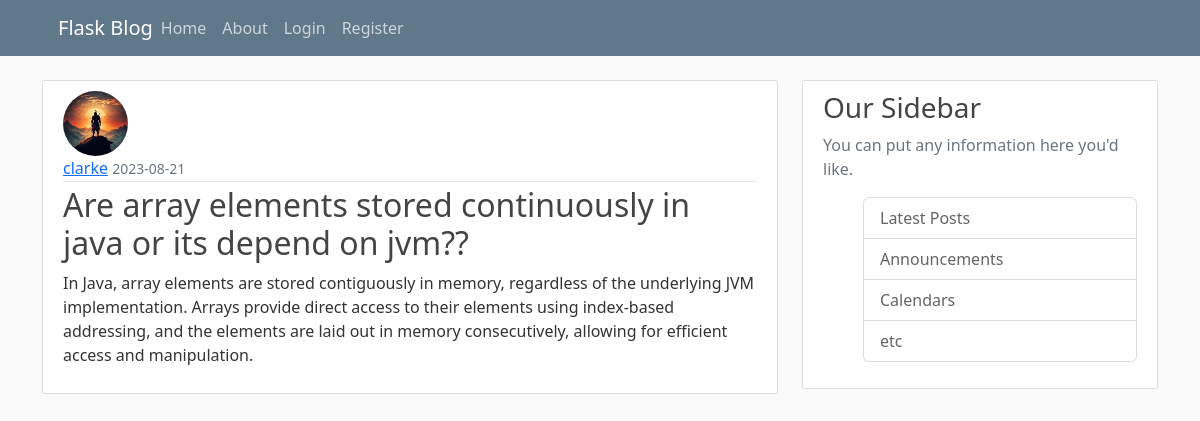
Page /post/24 on the committed database.
### flaskblog/models.py (models this page shows, shortened)
class User(db.Model,UserMixin) :
    id=db.Column(db.Integer,primary_key=True)
    username=db.Column(db.String(20),unique=True,nullable=False)
    email=db.Column(db.String(120),unique=True,nullable=False)
    image_file=db.Column(db.String(20),nullable=False,default='default.jpg')
    password=db.Column(db.String(60),nullable=False)
    posts=db.relationship('Post',backref='author',lazy=True)

class Post(db.Model) :
    id=db.Column(db.Integer,primary_key=True)
    title=db.Column(db.String(20),unique=True,nullable=False)
    date_posted=db.Column(db.DateTime,nullable=False,default=datetime.utcnow)
    content=db.Column(db.Text,nullable=False)
    user_id=db.Column(db.Integer,db.ForeignKey('user.id'),nullable=False)

### flaskblog/routes.py (the view)
@app.route("/post/<int:post_id>")
def post(post_id):
    post=Post.query.get_or_404(post_id)
    return render_template('post.html',title=post.title,post=post)

### flaskblog/templates/post.html (shortened to what this page needs)
{% extends "layout.html"%}
{%block content %}
    <article class="media content-section">
        <img class="rounded-circle article-img" src="{{url_for('static',filename='profile_pics/' + post.author.image_file)}}">
        <div class="media-body">
        <div class="article-metadata">
            <a class="mr-2" href="{{url_for('user_posts',username=post.author.username)}}">{{ post.author.username }}</a>
            <small class="text-muted">{{ post.date_posted.strftime('%Y-%m-%d') }}</small>
        </div>
        <h2 class="article-title">{{post.title}}</h2>
        <p class="article-content">{{ post.content }}</p>
        </div>
    </article>
{%endblock content%}

### flaskblog/static/main.css (style rules this page uses)
body { background: #fafafa; color: #333333; margin-top: 5rem; }
h1, h2, h3, h4, h5, h6 { color: #444444; }
.content-section { background: #ffffff; padding: 10px 20px; border: 1px solid #dddddd; border-radius: 3px; margin-bottom: 20px; }
.article-title { color: #444444; }
.article-content { white-space: pre-line; }
.article-img { height: 65px; width: 65px; margin-right: 16px; }
.article-metadata { padding-bottom: 1px; margin-bottom: 4px; border-bottom: 1px solid #e3e3e3 }

### rows in the picture
User: image_file (picture), author.username "clarke"
Post: date_posted "2023-08-21", title "Are array elements stored continuously in java or its depend on jvm??", content "In Java, array elements are stored contiguously in memory, regardless of the underlying JVM implementation. Arrays provide direct access to their elements using index-based addressing, and the elements are laid out in memory consecutively, allowing for efficient access and manipulation."
